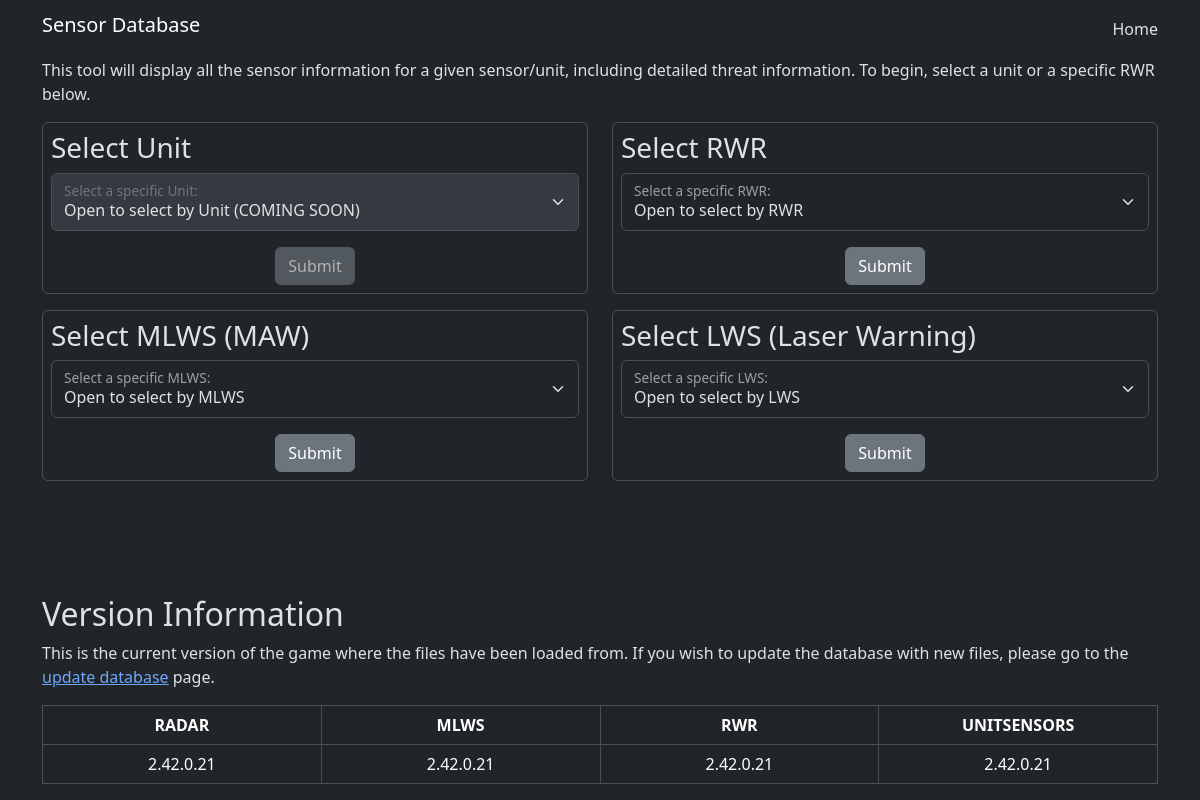
Before: / with the older database file.
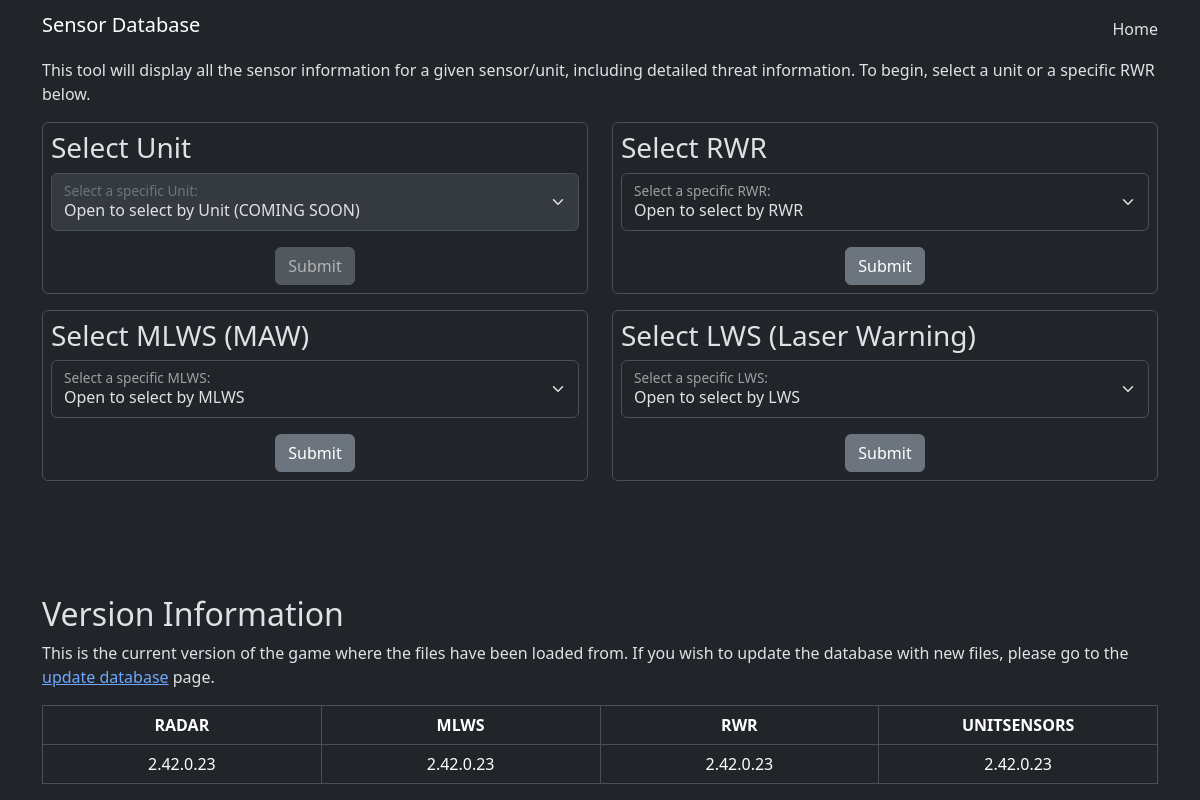
After: the same page with the newer database file.
### tables this page shows
CREATE TABLE "VERSIONDATA" (
	"RADAR"	TEXT,
	"RWR"	TEXT,
	"UNITSENSORS"	TEXT,
	"MLWS"	TEXT,
	"LWS"	TEXT,
	"UNITCSV"	TEXT,
	"SENSORCSV"	TEXT
);

### _pdo.php (called while the page is built, shortened)
<?php
function PDO_FetchRow($query, $params=null)
{
    global $PDO;
    if (isset($params)) {
        $stmt = $PDO->prepare($query);
        $stmt->execute($params);
    } else {
        $stmt = $PDO->query($query);
    }
    return $stmt->fetch(PDO::FETCH_ASSOC);
}
?>

### index.php (the view, shortened to what this page needs)
<html data-bs-theme="dark">
    <?php
    include "./_head.php";
    ?>
    <div class="container">
        <div class="row">
            <div class="col">
                <p>This tool will display all the sensor information for a given sensor/unit, including detailed threat information. To begin, select a unit or a specific RWR below.</p>
            </div>
        </div>
        <div class="row">
            <div class="col-6">
                <form class="form-group border rounded p-2" action="./unit.php" method="POST">
                    <h3 class="w-auto">Select Unit</h3>
                    <div class="form-floating">
                        <select name='selectedUnit' class="form-select" id="SelectUnit" required disabled>
                            <option value="" selected>Open to select by Unit (COMING SOON)</option>
                        </select>
                        <label for="SelectUnit">Select a specific Unit:</label>
                    </div>
                    <div class="text-center pt-3">
                        <button type="submit" class="btn btn-secondary" disabled>Submit</button>
                    </div>
                </form>
            </div>
            <div class="col-6">
                <form class="form-group border rounded p-2" action="./rwr.php" method="POST">
                    <h3 class="w-auto">Select RWR</h3>
                    <div class="form-floating">
                        <select name='selectedRWR' class="form-select" id="SelectRWR" required>
                            <option value="" selected>Open to select by RWR</option>
                        </select>
                        <label for="SelectRWR">Select a specific RWR:</label>
                    </div>
                    <div class="text-center pt-3">
                        <button type="submit" class="btn btn-secondary">Submit</button>
                    </div>
                </form>
            </div>
            <div class="col-6">
                <form class="form-group border rounded p-2" action="./mlws.php" method="POST">
                    <h3 class="w-auto">Select MLWS (MAW)</h3>
                    <div class="form-floating">
                        <select name='selectedMLWS' class="form-select" id="SelectMLWS" required>
                            <option value="" selected>Open to select by MLWS</option>
                        </select>
                        <label for="SelectMLWS">Select a specific MLWS:</label>
                    </div>
                    <div class="text-center pt-3">
                        <button type="submit" class="btn btn-secondary">Submit</button>
                    </div>
                </form>
            </div>
            <div class="col-6">
                <form class="form-group border rounded p-2" action="./lws.php" method="POST">
                    <h3 class="w-auto">Select LWS (Laser Warning)</h3>
                    <div class="form-floating">
                        <select name='selectedLWS' class="form-select" id="SelectLWS" required>
                            <option value="" selected>Open to select by LWS</option>
                        </select>
                        <label for="SelectLWS">Select a specific LWS:</label>
                    </div>
                    <div class="text-center pt-3">
                        <button type="submit" class="btn btn-secondary">Submit</button>
                    </div>
                </form>
            </div>
        </div>
    </div>
    <?php
    include './_version.php';
    ?>
</html>

### _head.php (shortened to what this page needs)
<?php
include "./_pdo.php";
?>
<link href="https://cdn.jsdelivr.net/npm/bootstrap@5.3.3/dist/css/bootstrap.min.css" rel="stylesheet">
<nav class="navbar navbar-expand-lg">
    <div class="container">
        <h1 class="navbar-brand">Sensor Database</h1>
        <a class="nav-item nav-link" href="./index.php">Home</a>
    </div>
</nav>

### _version.php
<?php
$versions = PDO_FetchRow("SELECT * FROM VERSIONDATA");
?>
<div class="fixed-bottom">
    <div class="container">
        <div class="row">
            <h2>Version Information</h2>
            <p>This is the current version of the game where the files have been loaded from. If you wish to update the database with new files, please go to the <a href="./update-database.php">update database</a> page.</p>
            <div class="col">
                <table class="table table-bordered text-center">
                    <thead>
                        <th scope="col" class="col-3">RADAR</th>
                        <th scope="col" class="col-3">MLWS</th>
                        <th scope="col" class="col-3">RWR</th>
                        <th scope="col" class="col-3">UNITSENSORS</th>
                    </thead>
                    <tbody>
                        <tr scope="row">
                        <?php
                            echo '<td>'.$versions['RADAR'].'</td>';
                            echo '<td>'.$versions['MLWS'].'</td>';
                            echo '<td>'.$versions['RWR'].'</td>';
                            echo '<td>'.$versions['UNITSENSORS'].'</td>';
                        ?>
                    </tbody>
                </table>
            </div>
        </div>
    </div>
</div>

Changed rows visible on the page:
removed versiondata: RADAR "2.42.0.21", MLWS "2.42.0.21", RWR "2.42.0.21", UNITSENSORS "2.42.0.21"
added versiondata: RADAR "2.42.0.23", MLWS "2.42.0.23", RWR "2.42.0.23", UNITSENSORS "2.42.0.23"
